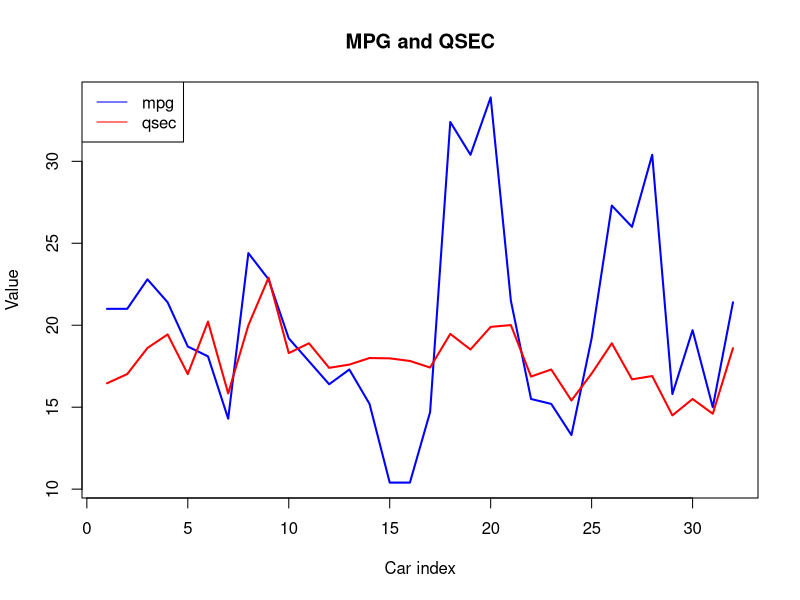

This figure's R source:
# Multiple line chart using mtcars
# Individual R source code for Day 2, Question 6
# Run this file in RStudio.


data(mtcars)
plot(mtcars$mpg,type="l",col="blue",lwd=2,ylim=range(c(mtcars$mpg,mtcars$qsec)),
     xlab="Car index",ylab="Value",main="MPG and QSEC")
lines(mtcars$qsec,type="l",col="red",lwd=2)
legend("topleft",legend=c("mpg","qsec"),col=c("blue","red"),lty=1)
